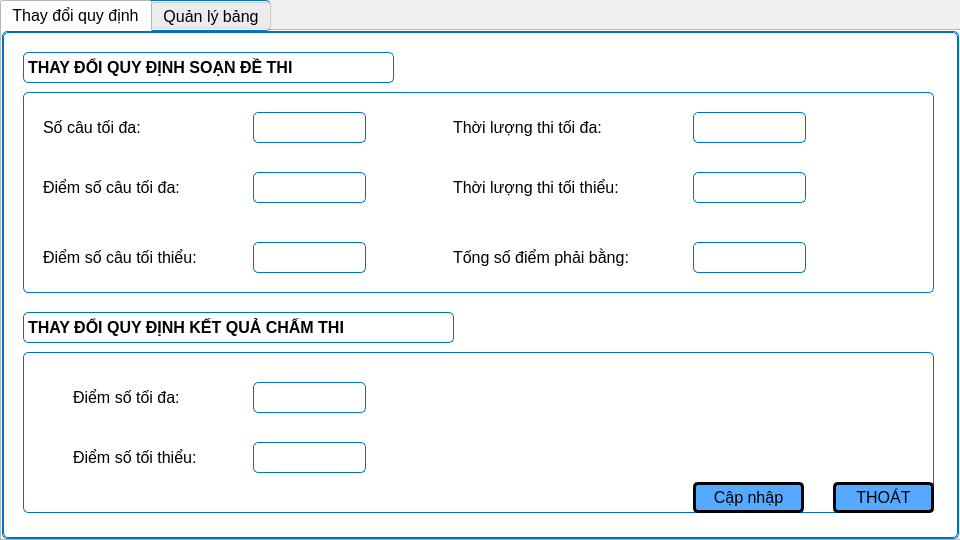
<?xml version="1.0" encoding="UTF-8"?>
<ui version="4.0">
 <class>man_hinh_quan_ly_he_thong</class>
 <widget class="QWidget" name="man_hinh_quan_ly_he_thong">
  <property name="geometry">
   <rect>
    <x>0</x>
    <y>0</y>
    <width>960</width>
    <height>540</height>
   </rect>
  </property>
  <property name="windowTitle">
   <string>Form</string>
  </property>
  <widget class="QTabWidget" name="quan_ly_he_thong">
   <property name="geometry">
    <rect>
     <x>0</x>
     <y>0</y>
     <width>961</width>
     <height>541</height>
    </rect>
   </property>
   <property name="font">
    <font>
     <family>Tahoma</family>
     <pointsize>12</pointsize>
    </font>
   </property>
   <property name="autoFillBackground">
    <bool>false</bool>
   </property>
   <property name="styleSheet">
    <string notr="true">border: 1px solid rgb(0, 112, 192);
background-color: rgb(255, 255, 255);
border-radius: 5px</string>
   </property>
   <property name="currentIndex">
    <number>0</number>
   </property>
   <property name="documentMode">
    <bool>false</bool>
   </property>
   <property name="tabsClosable">
    <bool>false</bool>
   </property>
   <property name="movable">
    <bool>true</bool>
   </property>
   <property name="tabBarAutoHide">
    <bool>true</bool>
   </property>
   <widget class="QWidget" name="thay_doi_quy_dinh">
    <attribute name="title">
     <string>Thay đổi quy định</string>
    </attribute>
    <widget class="QWidget" name="widget" native="true">
     <property name="geometry">
      <rect>
       <x>20</x>
       <y>60</y>
       <width>911</width>
       <height>201</height>
      </rect>
     </property>
     <widget class="QLabel" name="label">
      <property name="geometry">
       <rect>
        <x>20</x>
        <y>20</y>
        <width>131</width>
        <height>31</height>
       </rect>
      </property>
      <property name="font">
       <font>
        <family>Tahoma</family>
        <pointsize>12</pointsize>
        <bold>false</bold>
       </font>
      </property>
      <property name="styleSheet">
       <string notr="true">border:none;</string>
      </property>
      <property name="text">
       <string>Số câu tối đa:</string>
      </property>
     </widget>
     <widget class="QLabel" name="label_2">
      <property name="geometry">
       <rect>
        <x>430</x>
        <y>80</y>
        <width>231</width>
        <height>31</height>
       </rect>
      </property>
      <property name="font">
       <font>
        <family>Tahoma</family>
        <pointsize>12</pointsize>
        <bold>false</bold>
       </font>
      </property>
      <property name="styleSheet">
       <string notr="true">border:none;</string>
      </property>
      <property name="text">
       <string>Thời lượng thi tối thiểu:</string>
      </property>
     </widget>
     <widget class="QLabel" name="label_3">
      <property name="geometry">
       <rect>
        <x>20</x>
        <y>80</y>
        <width>181</width>
        <height>31</height>
       </rect>
      </property>
      <property name="font">
       <font>
        <family>Tahoma</family>
        <pointsize>12</pointsize>
        <bold>false</bold>
       </font>
      </property>
      <property name="styleSheet">
       <string notr="true">border:none;</string>
      </property>
      <property name="text">
       <string>Điểm số câu tối đa:</string>
      </property>
     </widget>
     <widget class="QLabel" name="label_4">
      <property name="geometry">
       <rect>
        <x>430</x>
        <y>20</y>
        <width>201</width>
        <height>31</height>
       </rect>
      </property>
      <property name="font">
       <font>
        <family>Tahoma</family>
        <pointsize>12</pointsize>
        <bold>false</bold>
       </font>
      </property>
      <property name="styleSheet">
       <string notr="true">border:none;</string>
      </property>
      <property name="text">
       <string>Thời lượng thi tối đa: </string>
      </property>
     </widget>
     <widget class="QLabel" name="label_6">
      <property name="geometry">
       <rect>
        <x>20</x>
        <y>150</y>
        <width>211</width>
        <height>31</height>
       </rect>
      </property>
      <property name="font">
       <font>
        <family>Tahoma</family>
        <pointsize>12</pointsize>
        <bold>false</bold>
       </font>
      </property>
      <property name="styleSheet">
       <string notr="true">border:none;</string>
      </property>
      <property name="text">
       <string>Điểm số câu tối thiểu: </string>
      </property>
     </widget>
     <widget class="QLabel" name="label_7">
      <property name="geometry">
       <rect>
        <x>430</x>
        <y>150</y>
        <width>231</width>
        <height>31</height>
       </rect>
      </property>
      <property name="font">
       <font>
        <family>Tahoma</family>
        <pointsize>12</pointsize>
        <bold>false</bold>
       </font>
      </property>
      <property name="styleSheet">
       <string notr="true">border:none;</string>
      </property>
      <property name="text">
       <string>Tống số điểm phải bằng: </string>
      </property>
     </widget>
     <widget class="QLineEdit" name="so_cau_toi_da">
      <property name="geometry">
       <rect>
        <x>230</x>
        <y>20</y>
        <width>113</width>
        <height>31</height>
       </rect>
      </property>
      <property name="font">
       <font>
        <family>Tahoma</family>
        <pointsize>12</pointsize>
       </font>
      </property>
     </widget>
     <widget class="QLineEdit" name="diem_so_cau_toi_da">
      <property name="geometry">
       <rect>
        <x>230</x>
        <y>80</y>
        <width>113</width>
        <height>31</height>
       </rect>
      </property>
      <property name="font">
       <font>
        <family>Tahoma</family>
        <pointsize>12</pointsize>
       </font>
      </property>
     </widget>
     <widget class="QLineEdit" name="diem_so_cau_toi_thieu">
      <property name="geometry">
       <rect>
        <x>230</x>
        <y>150</y>
        <width>113</width>
        <height>31</height>
       </rect>
      </property>
      <property name="font">
       <font>
        <family>Tahoma</family>
        <pointsize>12</pointsize>
       </font>
      </property>
     </widget>
     <widget class="QLineEdit" name="thoi_luong_toi_da">
      <property name="geometry">
       <rect>
        <x>670</x>
        <y>20</y>
        <width>113</width>
        <height>31</height>
       </rect>
      </property>
      <property name="font">
       <font>
        <family>Tahoma</family>
        <pointsize>12</pointsize>
       </font>
      </property>
     </widget>
     <widget class="QLineEdit" name="thoi_luong_toi_thieu">
      <property name="geometry">
       <rect>
        <x>670</x>
        <y>80</y>
        <width>113</width>
        <height>31</height>
       </rect>
      </property>
      <property name="font">
       <font>
        <family>Tahoma</family>
        <pointsize>12</pointsize>
       </font>
      </property>
     </widget>
     <widget class="QLineEdit" name="tong_diem_so">
      <property name="geometry">
       <rect>
        <x>670</x>
        <y>150</y>
        <width>113</width>
        <height>31</height>
       </rect>
      </property>
      <property name="font">
       <font>
        <family>Tahoma</family>
        <pointsize>12</pointsize>
       </font>
      </property>
     </widget>
    </widget>
    <widget class="QLabel" name="label_5">
     <property name="geometry">
      <rect>
       <x>20</x>
       <y>20</y>
       <width>371</width>
       <height>31</height>
      </rect>
     </property>
     <property name="font">
      <font>
       <family>Tahoma</family>
       <pointsize>12</pointsize>
       <bold>true</bold>
      </font>
     </property>
     <property name="text">
      <string>THAY ĐỔI QUY ĐỊNH SOẠN ĐỀ THI</string>
     </property>
    </widget>
    <widget class="QLabel" name="label_8">
     <property name="geometry">
      <rect>
       <x>20</x>
       <y>280</y>
       <width>431</width>
       <height>31</height>
      </rect>
     </property>
     <property name="font">
      <font>
       <family>Tahoma</family>
       <pointsize>12</pointsize>
       <bold>true</bold>
      </font>
     </property>
     <property name="text">
      <string>THAY ĐỔI QUY ĐỊNH KẾT QUẢ CHẤM THI</string>
     </property>
    </widget>
    <widget class="QWidget" name="widget_2" native="true">
     <property name="geometry">
      <rect>
       <x>20</x>
       <y>320</y>
       <width>911</width>
       <height>161</height>
      </rect>
     </property>
     <widget class="QLabel" name="label_9">
      <property name="geometry">
       <rect>
        <x>50</x>
        <y>30</y>
        <width>151</width>
        <height>31</height>
       </rect>
      </property>
      <property name="font">
       <font>
        <family>Tahoma</family>
        <pointsize>12</pointsize>
        <bold>false</bold>
       </font>
      </property>
      <property name="styleSheet">
       <string notr="true">border:none;</string>
      </property>
      <property name="text">
       <string>Điểm số tối đa:</string>
      </property>
     </widget>
     <widget class="QLabel" name="label_11">
      <property name="geometry">
       <rect>
        <x>50</x>
        <y>90</y>
        <width>161</width>
        <height>31</height>
       </rect>
      </property>
      <property name="font">
       <font>
        <family>Tahoma</family>
        <pointsize>12</pointsize>
        <bold>false</bold>
       </font>
      </property>
      <property name="styleSheet">
       <string notr="true">border:none;</string>
      </property>
      <property name="text">
       <string>Điểm số tối thiểu:</string>
      </property>
     </widget>
     <widget class="QLineEdit" name="diem_so_toi_da">
      <property name="geometry">
       <rect>
        <x>230</x>
        <y>30</y>
        <width>113</width>
        <height>31</height>
       </rect>
      </property>
      <property name="font">
       <font>
        <family>Tahoma</family>
        <pointsize>12</pointsize>
       </font>
      </property>
     </widget>
     <widget class="QLineEdit" name="diem_so_toi_thieu">
      <property name="geometry">
       <rect>
        <x>230</x>
        <y>90</y>
        <width>113</width>
        <height>31</height>
       </rect>
      </property>
      <property name="font">
       <font>
        <family>Tahoma</family>
        <pointsize>12</pointsize>
       </font>
      </property>
     </widget>
     <widget class="QPushButton" name="cap_nhat">
      <property name="geometry">
       <rect>
        <x>670</x>
        <y>130</y>
        <width>111</width>
        <height>31</height>
       </rect>
      </property>
      <property name="font">
       <font>
        <family>Tahoma</family>
        <pointsize>12</pointsize>
        <bold>false</bold>
       </font>
      </property>
      <property name="styleSheet">
       <string notr="true">border: 3px solid rgb(0,0,0);
background-color: rgb(85, 170, 255);</string>
      </property>
      <property name="text">
       <string>Cập nhập</string>
      </property>
      <property name="icon">
       <iconset>
        <normalon>:/images/334_n.png</normalon>
       </iconset>
      </property>
     </widget>
    </widget>
    <widget class="QPushButton" name="thoat">
     <property name="geometry">
      <rect>
       <x>830</x>
       <y>450</y>
       <width>101</width>
       <height>31</height>
      </rect>
     </property>
     <property name="font">
      <font>
       <family>Tahoma</family>
       <pointsize>12</pointsize>
       <bold>false</bold>
      </font>
     </property>
     <property name="styleSheet">
      <string notr="true">border: 3px solid rgb(0,0,0);
background-color: rgb(85, 170, 255);</string>
     </property>
     <property name="text">
      <string>THOÁT</string>
     </property>
     <property name="icon">
      <iconset>
       <normalon>:/images/32_n.png</normalon>
      </iconset>
     </property>
    </widget>
   </widget>
   <widget class="QWidget" name="quan_ly_bang">
    <attribute name="title">
     <string>Quản lý bảng</string>
    </attribute>
    <widget class="QLabel" name="label_10">
     <property name="geometry">
      <rect>
       <x>100</x>
       <y>40</y>
       <width>271</width>
       <height>31</height>
      </rect>
     </property>
     <property name="font">
      <font>
       <family>Tahoma</family>
       <pointsize>12</pointsize>
       <bold>true</bold>
      </font>
     </property>
     <property name="styleSheet">
      <string notr="true">background-color: rgb(85, 85, 255);
color: rgb(255, 255, 255);</string>
     </property>
     <property name="text">
      <string>BẢNG</string>
     </property>
    </widget>
    <widget class="QWidget" name="widget_3" native="true">
     <property name="geometry">
      <rect>
       <x>100</x>
       <y>80</y>
       <width>271</width>
       <height>361</height>
      </rect>
     </property>
     <property name="styleSheet">
      <string notr="true">background-color: rgb(174, 218, 255);</string>
     </property>
     <widget class="QPushButton" name="nam_hoc">
      <property name="geometry">
       <rect>
        <x>70</x>
        <y>40</y>
        <width>131</width>
        <height>51</height>
       </rect>
      </property>
      <property name="font">
       <font>
        <family>Tahoma</family>
        <pointsize>12</pointsize>
        <bold>false</bold>
       </font>
      </property>
      <property name="styleSheet">
       <string notr="true">background-color: rgb(255, 255, 255);</string>
      </property>
      <property name="text">
       <string>NĂM HỌC</string>
      </property>
     </widget>
     <widget class="QPushButton" name="do_kho">
      <property name="geometry">
       <rect>
        <x>70</x>
        <y>140</y>
        <width>131</width>
        <height>51</height>
       </rect>
      </property>
      <property name="font">
       <font>
        <family>Tahoma</family>
        <pointsize>12</pointsize>
        <bold>false</bold>
       </font>
      </property>
      <property name="styleSheet">
       <string notr="true">background-color: rgb(255, 255, 255);</string>
      </property>
      <property name="text">
       <string>ĐỘ KHÓ</string>
      </property>
     </widget>
     <widget class="QPushButton" name="mon_hoc">
      <property name="geometry">
       <rect>
        <x>70</x>
        <y>250</y>
        <width>131</width>
        <height>51</height>
       </rect>
      </property>
      <property name="font">
       <font>
        <family>Tahoma</family>
        <pointsize>12</pointsize>
        <bold>false</bold>
       </font>
      </property>
      <property name="styleSheet">
       <string notr="true">background-color: rgb(255, 255, 255);</string>
      </property>
      <property name="text">
       <string>MÔN HỌC</string>
      </property>
     </widget>
    </widget>
    <widget class="QPushButton" name="thoat_2">
     <property name="geometry">
      <rect>
       <x>830</x>
       <y>450</y>
       <width>101</width>
       <height>31</height>
      </rect>
     </property>
     <property name="font">
      <font>
       <family>Tahoma</family>
       <pointsize>12</pointsize>
       <bold>false</bold>
      </font>
     </property>
     <property name="styleSheet">
      <string notr="true">border: 3px solid rgb(0,0,0);
background-color: rgb(85, 170, 255);</string>
     </property>
     <property name="text">
      <string>THOÁT</string>
     </property>
     <property name="icon">
      <iconset>
       <normalon>:/images/32_n.png</normalon>
      </iconset>
     </property>
    </widget>
    <widget class="QLabel" name="label_13">
     <property name="geometry">
      <rect>
       <x>460</x>
       <y>40</y>
       <width>281</width>
       <height>31</height>
      </rect>
     </property>
     <property name="font">
      <font>
       <family>Tahoma</family>
       <pointsize>12</pointsize>
       <bold>true</bold>
      </font>
     </property>
     <property name="styleSheet">
      <string notr="true">color: rgb(255, 255, 255);
background-color: rgb(85, 85, 255);</string>
     </property>
     <property name="text">
      <string>PHÂN QUYỀN ĐĂNG NHẬP</string>
     </property>
    </widget>
    <widget class="QWidget" name="widget_4" native="true">
     <property name="geometry">
      <rect>
       <x>460</x>
       <y>80</y>
       <width>281</width>
       <height>191</height>
      </rect>
     </property>
     <property name="styleSheet">
      <string notr="true">background-color: rgb(174, 218, 255);</string>
     </property>
     <widget class="QPushButton" name="giang_vien">
      <property name="geometry">
       <rect>
        <x>70</x>
        <y>40</y>
        <width>131</width>
        <height>31</height>
       </rect>
      </property>
      <property name="font">
       <font>
        <family>Tahoma</family>
        <pointsize>12</pointsize>
        <bold>false</bold>
       </font>
      </property>
      <property name="styleSheet">
       <string notr="true">background-color: rgb(255, 255, 255);</string>
      </property>
      <property name="text">
       <string>GIẢNG VIÊN</string>
      </property>
     </widget>
     <widget class="QPushButton" name="admin">
      <property name="geometry">
       <rect>
        <x>70</x>
        <y>120</y>
        <width>131</width>
        <height>31</height>
       </rect>
      </property>
      <property name="font">
       <font>
        <family>Tahoma</family>
        <pointsize>12</pointsize>
        <bold>false</bold>
       </font>
      </property>
      <property name="styleSheet">
       <string notr="true">background-color: rgb(255, 255, 255);</string>
      </property>
      <property name="text">
       <string>ADMIN</string>
      </property>
     </widget>
    </widget>
   </widget>
  </widget>
 </widget>
 <resources>
  <include location="../resource.qrc"/>
 </resources>
 <connections/>
</ui>
